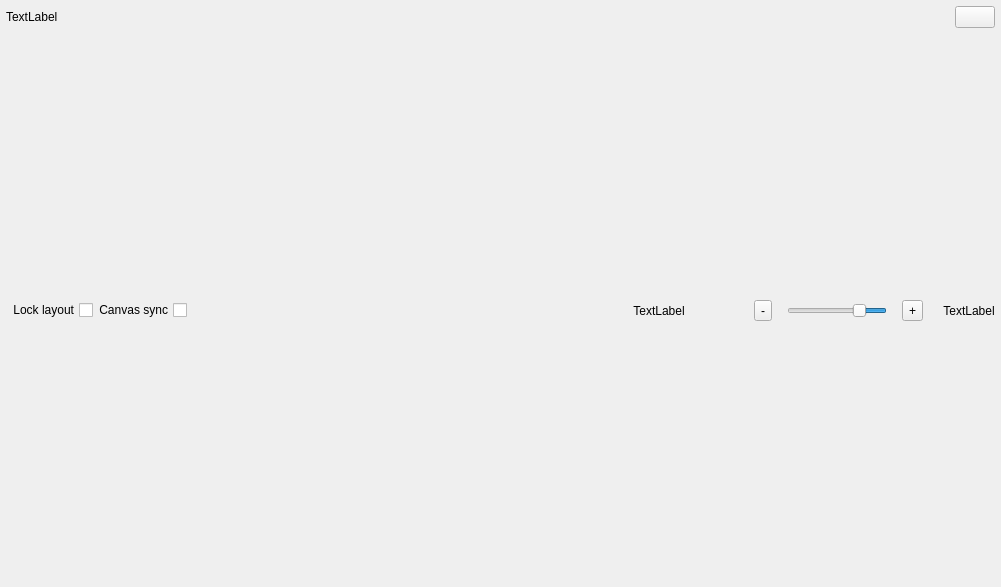
<?xml version="1.0" encoding="UTF-8"?>
<ui version="4.0">
 <class>Form</class>
 <widget class="QWidget" name="Form">
  <property name="geometry">
   <rect>
    <x>0</x>
    <y>0</y>
    <width>1001</width>
    <height>587</height>
   </rect>
  </property>
  <property name="windowTitle">
   <string>Form</string>
  </property>
  <layout class="QVBoxLayout" name="verticalLayout">
   <property name="spacing">
    <number>0</number>
   </property>
   <property name="leftMargin">
    <number>0</number>
   </property>
   <property name="topMargin">
    <number>0</number>
   </property>
   <property name="rightMargin">
    <number>0</number>
   </property>
   <property name="bottomMargin">
    <number>0</number>
   </property>
   <item>
    <layout class="QHBoxLayout" name="horizontalLayout_2">
     <property name="leftMargin">
      <number>6</number>
     </property>
     <property name="topMargin">
      <number>6</number>
     </property>
     <property name="rightMargin">
      <number>6</number>
     </property>
     <property name="bottomMargin">
      <number>6</number>
     </property>
     <item>
      <widget class="QLabel" name="project_path">
       <property name="text">
        <string>TextLabel</string>
       </property>
      </widget>
     </item>
     <item>
      <spacer name="horizontalSpacer">
       <property name="orientation">
        <enum>Qt::Horizontal</enum>
       </property>
       <property name="sizeHint" stdset="0">
        <size>
         <width>40</width>
         <height>20</height>
        </size>
       </property>
      </spacer>
     </item>
     <item>
      <widget class="QPushButton" name="toggle_editor_mode">
       <property name="text">
        <string/>
       </property>
      </widget>
     </item>
    </layout>
   </item>
   <item>
    <widget class="QStackedWidget" name="editor_stack">
     <property name="currentIndex">
      <number>0</number>
     </property>
     <widget class="QWidget" name="graph_editor_mode">
      <layout class="QVBoxLayout" name="verticalLayout_2">
       <property name="spacing">
        <number>0</number>
       </property>
       <property name="leftMargin">
        <number>0</number>
       </property>
       <property name="topMargin">
        <number>0</number>
       </property>
       <property name="rightMargin">
        <number>0</number>
       </property>
       <property name="bottomMargin">
        <number>0</number>
       </property>
       <item>
        <layout class="QVBoxLayout" name="centralwidget_layout"/>
       </item>
       <item>
        <layout class="QHBoxLayout" name="horizontalLayout">
         <property name="leftMargin">
          <number>6</number>
         </property>
         <property name="topMargin">
          <number>3</number>
         </property>
         <property name="rightMargin">
          <number>6</number>
         </property>
         <property name="bottomMargin">
          <number>3</number>
         </property>
         <item>
          <widget class="QCheckBox" name="lock_layout">
           <property name="layoutDirection">
            <enum>Qt::RightToLeft</enum>
           </property>
           <property name="text">
            <string>Lock layout</string>
           </property>
           <property name="tristate">
            <bool>false</bool>
           </property>
          </widget>
         </item>
         <item>
          <widget class="QCheckBox" name="canvas_sync">
           <property name="layoutDirection">
            <enum>Qt::RightToLeft</enum>
           </property>
           <property name="text">
            <string>Canvas sync</string>
           </property>
          </widget>
         </item>
         <item>
          <spacer name="horizontalSpacer_2">
           <property name="orientation">
            <enum>Qt::Horizontal</enum>
           </property>
           <property name="sizeHint" stdset="0">
            <size>
             <width>40</width>
             <height>20</height>
            </size>
           </property>
          </spacer>
         </item>
         <item>
          <widget class="QLabel" name="mouse_location">
           <property name="minimumSize">
            <size>
             <width>150</width>
             <height>0</height>
            </size>
           </property>
           <property name="text">
            <string>TextLabel</string>
           </property>
           <property name="alignment">
            <set>Qt::AlignCenter</set>
           </property>
          </widget>
         </item>
         <item>
          <spacer name="horizontalSpacer_3">
           <property name="orientation">
            <enum>Qt::Horizontal</enum>
           </property>
           <property name="sizeType">
            <enum>QSizePolicy::Fixed</enum>
           </property>
           <property name="sizeHint" stdset="0">
            <size>
             <width>20</width>
             <height>20</height>
            </size>
           </property>
          </spacer>
         </item>
         <item>
          <widget class="QToolButton" name="negative_zoom_increment">
           <property name="text">
            <string>-</string>
           </property>
          </widget>
         </item>
         <item>
          <spacer name="horizontalSpacer_5">
           <property name="orientation">
            <enum>Qt::Horizontal</enum>
           </property>
           <property name="sizeType">
            <enum>QSizePolicy::Fixed</enum>
           </property>
           <property name="sizeHint" stdset="0">
            <size>
             <width>15</width>
             <height>20</height>
            </size>
           </property>
          </spacer>
         </item>
         <item>
          <widget class="QSlider" name="zoom_slider">
           <property name="maximumSize">
            <size>
             <width>100</width>
             <height>16777215</height>
            </size>
           </property>
           <property name="minimum">
            <number>10</number>
           </property>
           <property name="maximum">
            <number>400</number>
           </property>
           <property name="singleStep">
            <number>50</number>
           </property>
           <property name="pageStep">
            <number>50</number>
           </property>
           <property name="value">
            <number>100</number>
           </property>
           <property name="sliderPosition">
            <number>100</number>
           </property>
           <property name="tracking">
            <bool>true</bool>
           </property>
           <property name="orientation">
            <enum>Qt::Horizontal</enum>
           </property>
           <property name="invertedAppearance">
            <bool>true</bool>
           </property>
           <property name="invertedControls">
            <bool>false</bool>
           </property>
           <property name="tickPosition">
            <enum>QSlider::NoTicks</enum>
           </property>
           <property name="tickInterval">
            <number>90</number>
           </property>
          </widget>
         </item>
         <item>
          <spacer name="horizontalSpacer_6">
           <property name="orientation">
            <enum>Qt::Horizontal</enum>
           </property>
           <property name="sizeType">
            <enum>QSizePolicy::Fixed</enum>
           </property>
           <property name="sizeHint" stdset="0">
            <size>
             <width>15</width>
             <height>20</height>
            </size>
           </property>
          </spacer>
         </item>
         <item>
          <widget class="QToolButton" name="positive_zoom_increment">
           <property name="text">
            <string>+</string>
           </property>
          </widget>
         </item>
         <item>
          <spacer name="horizontalSpacer_4">
           <property name="orientation">
            <enum>Qt::Horizontal</enum>
           </property>
           <property name="sizeType">
            <enum>QSizePolicy::Fixed</enum>
           </property>
           <property name="sizeHint" stdset="0">
            <size>
             <width>20</width>
             <height>20</height>
            </size>
           </property>
          </spacer>
         </item>
         <item>
          <widget class="QLabel" name="current_zoom_level">
           <property name="sizePolicy">
            <sizepolicy hsizetype="Fixed" vsizetype="Preferred">
             <horstretch>0</horstretch>
             <verstretch>0</verstretch>
            </sizepolicy>
           </property>
           <property name="minimumSize">
            <size>
             <width>50</width>
             <height>0</height>
            </size>
           </property>
           <property name="maximumSize">
            <size>
             <width>16777215</width>
             <height>16777215</height>
            </size>
           </property>
           <property name="text">
            <string>TextLabel</string>
           </property>
           <property name="alignment">
            <set>Qt::AlignCenter</set>
           </property>
          </widget>
         </item>
        </layout>
       </item>
      </layout>
     </widget>
     <widget class="QWidget" name="view_mode"/>
    </widget>
   </item>
  </layout>
 </widget>
 <resources/>
 <connections/>
</ui>
